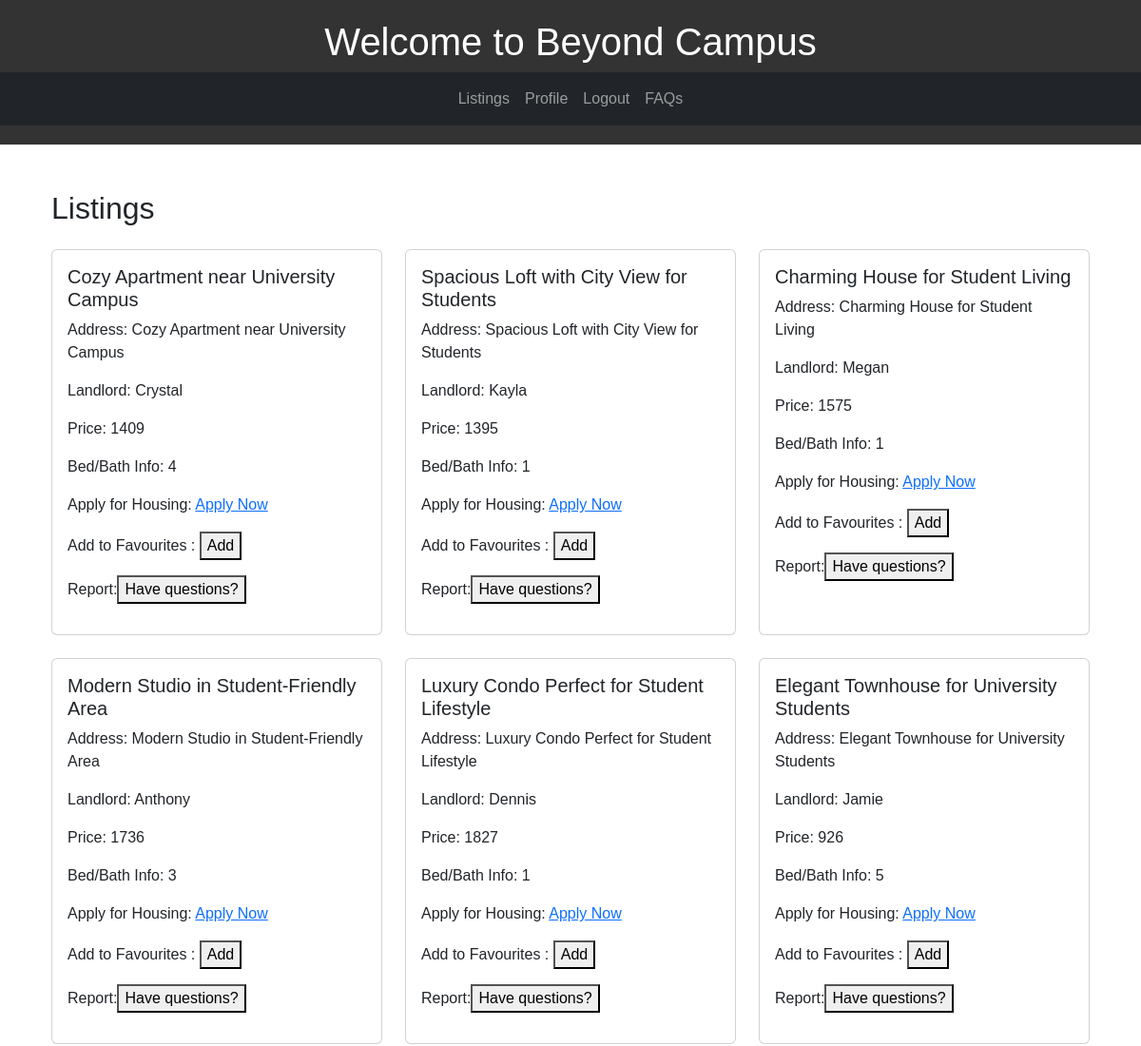
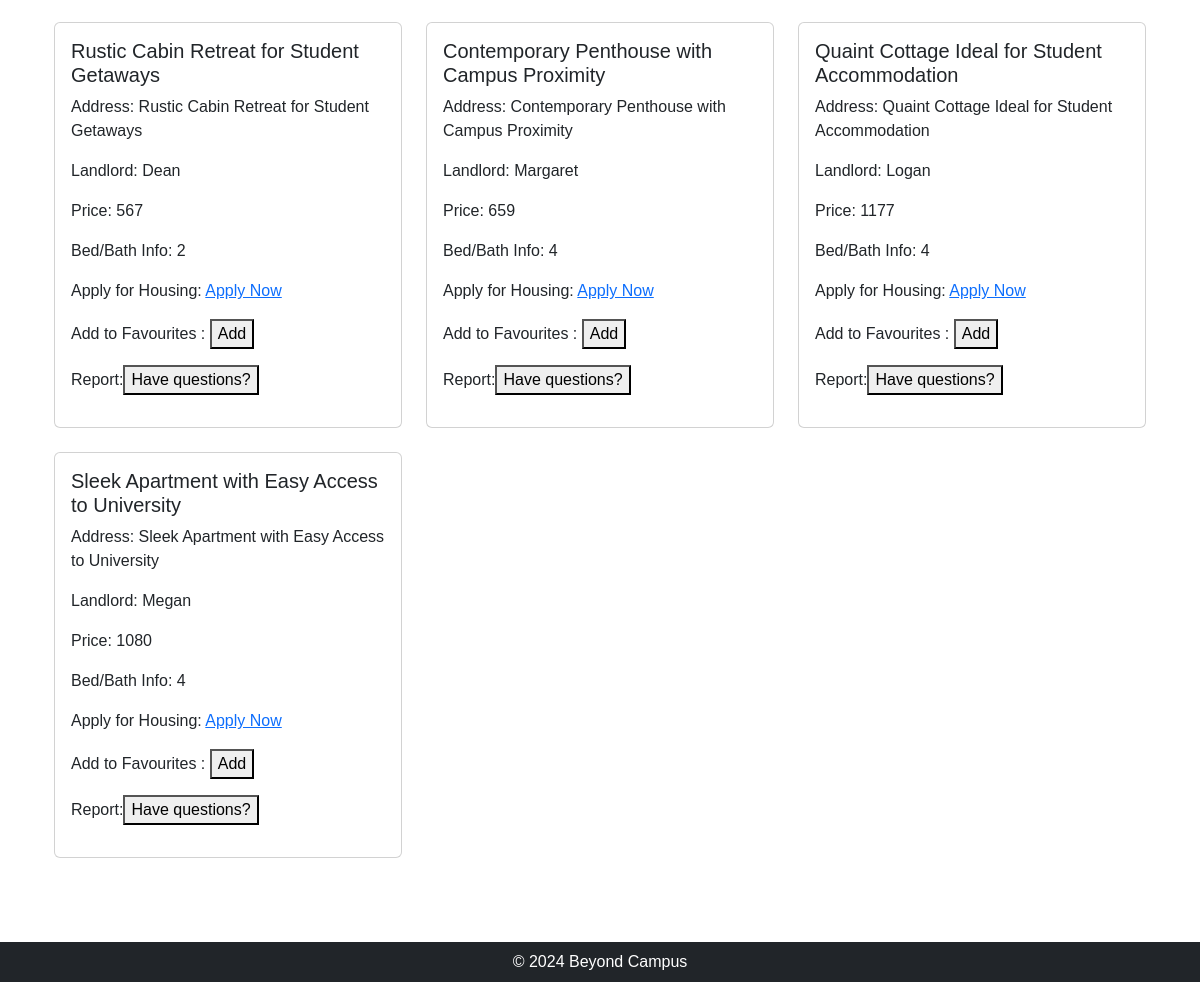
Screenshot of / (signed in) with the database file from the repository (2 pictures, top to bottom).
### beyondCampus/models.py (models this page shows, shortened)
class Listing(models.Model):
    title = models.CharField(max_length=255)
    rent = models.CharField(max_length=20)
    room = models.CharField(max_length=20)
    amenities = models.CharField(max_length=255)
    landlord = models.ForeignKey(Landlord, on_delete=models.CASCADE)

class Landlord(models.Model):
    user = models.OneToOneField(User, on_delete=models.CASCADE)
    ssn = models.CharField(max_length=20)
    first_name = models.CharField(max_length=255)
    last_name = models.CharField(max_length=255)
    phone = models.CharField(max_length=20)
    address = models.TextField()
    def __str__(self):
        return self.first_name

### beyondCampus/views.py (the view)
# urls.py: path("", views.index, name="index"),
def index(request):
    listings = Listing.objects.all()
    data = {
        'listings': listings
    }
    return render(request, 'index.html', data)

### beyondCampus/templates/index.html (shortened to what this page needs)
{% extends "base.html" %}
{% block content %}
<div class="container">
  <h2 class="mt-4">Listings</h2>
  <div class="row mt-4" id="listing-row">
    {% for listing in listings %}
    <div class="col-md-4 mb-4">
      <div class="card h-100">
        <div class="card-body">
          <h5 class="card-title">{{ listing.title }}</h5>
          <p class="card-text">Address: {{ listing.title }}</p>
    <p class="card-text" >Landlord: {{ listing.landlord }}</p>
    <p class="card-text">Price: {{ listing.rent }}</p>
    <p class="card-text">Bed/Bath Info: {{ listing.room }}</p>
    <p class="card-text">Apply for Housing: <a href="{% url 'apply_to_listing' listing.id %}">Apply Now</a></p>
    <form action="favourite.html">
        <p>Add to Favourites : <button>Add</button> </p>
    </form>
    <form action="report.html">
       <p>Report:<button>Have questions?</button></p>
    </form>
        </div>
      </div>
    </div>
    {% endfor %}
  </div>
</div>
{% endblock %}

### beyondCampus/templates/base.html (style rules this page uses)
body { font-family: Arial, sans-serif; display: flex; flex-direction: column; min-height: 100vh; }

### rows the page displays
Listing: title "Cozy Apartment near University Campus", landlord "Crystal", rent "1409", room "4"
Listing: title "Spacious Loft with City View for Students", landlord "Kayla", rent "1395", room "1"
Listing: title "Charming House for Student Living", landlord "Megan", rent "1575", room "1"
Listing: title "Modern Studio in Student-Friendly Area", landlord "Anthony", rent "1736", room "3"
Listing: title "Luxury Condo Perfect for Student Lifestyle", landlord "Dennis", rent "1827", room "1"
Listing: title "Elegant Townhouse for University Students", landlord "Jamie", rent "926", room "5"
Listing: title "Rustic Cabin Retreat for Student Getaways", landlord "Dean", rent "567", room "2"
Listing: title "Contemporary Penthouse with Campus Proximity", landlord "Margaret", rent "659", room "4"
Listing: title "Quaint Cottage Ideal for Student Accommodation", landlord "Logan", rent "1177", room "4"
Listing: title "Sleek Apartment with Easy Access to University", landlord "Megan", rent "1080", room "4"
